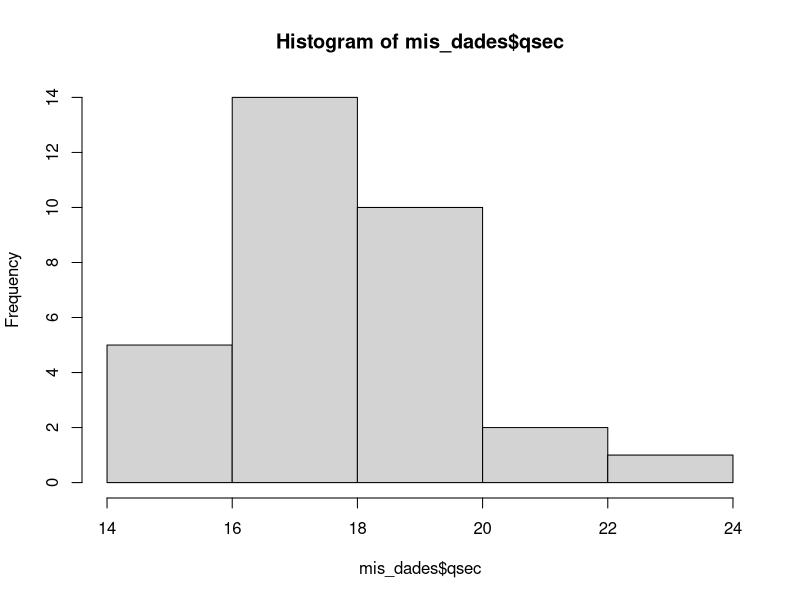
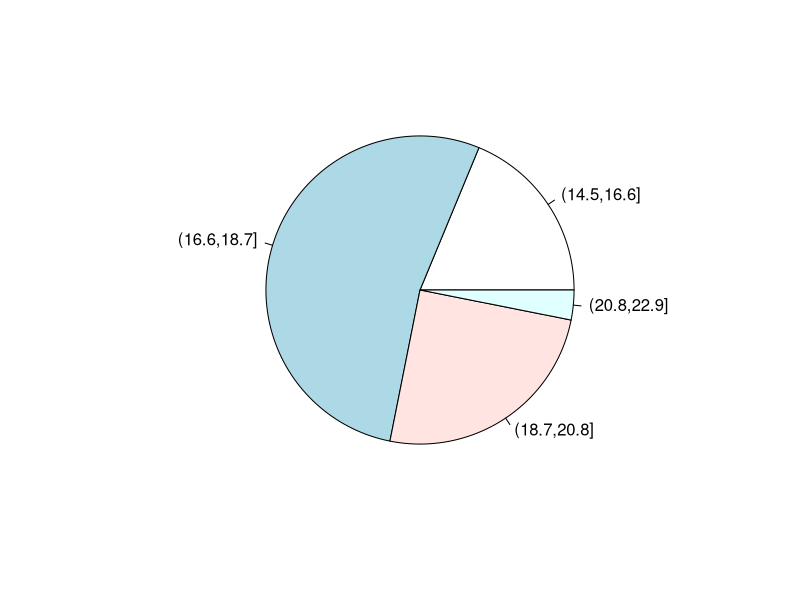
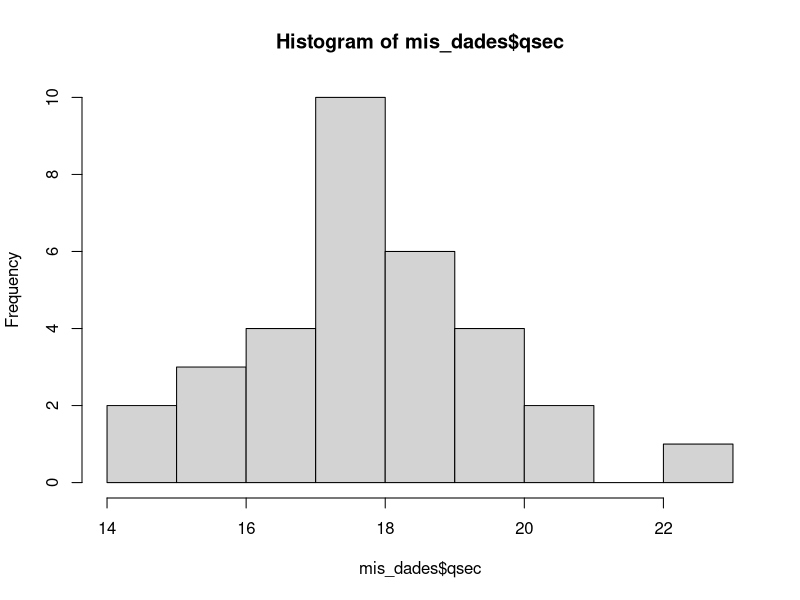
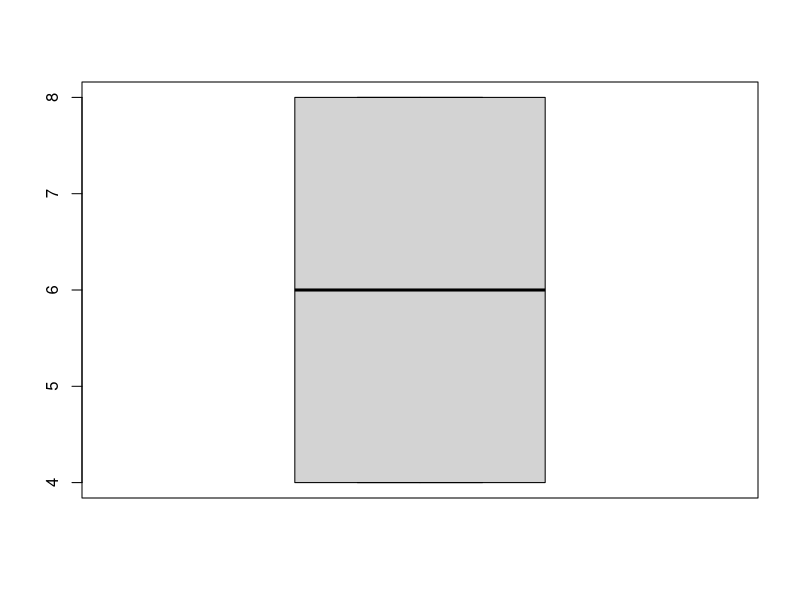

Generate these figures, in order, with R:
#Codigo para problema 1
mis_dades <- mtcars
qsec_intervalos <- cut(mis_dades$qsec, 4)
ni <- table(qsec_intervalos)
sum(ni)
hist(mis_dades$qsec, breaks=4)
fi <- ni/sum(ni)
pie(fi)
Ni <- cumsum(ni)
Fi <- Ni/sum(ni)
cbind (ni, fi, Ni, Fi)

#Codigo p1
hist(mis_dades$qsec)
mean(mis_dades$qsec)

#Codigo p2
sort(mis_dades$drat)
median(mis_dades$drat)

#Codigo p3
quantile(mis_dades$drat, 0.25)#primerquartil
quantile(mis_dades$drat, 0.75)#tercerquartil

#Codigo p4
quantile(mis_dades$mpg, 0.18)

#Codigo p5
mis_dades$cyl
quantile(mis_dades$cyl, 0.75)-quantile(mis_dades$cyl, 0.25)
IQR(mis_dades$cyl)
boxplot(mis_dades$cyl)

#Codigo p6
sd(mis_dades$cyl)

#Codigo p7
var(mis_dades$qsec)
